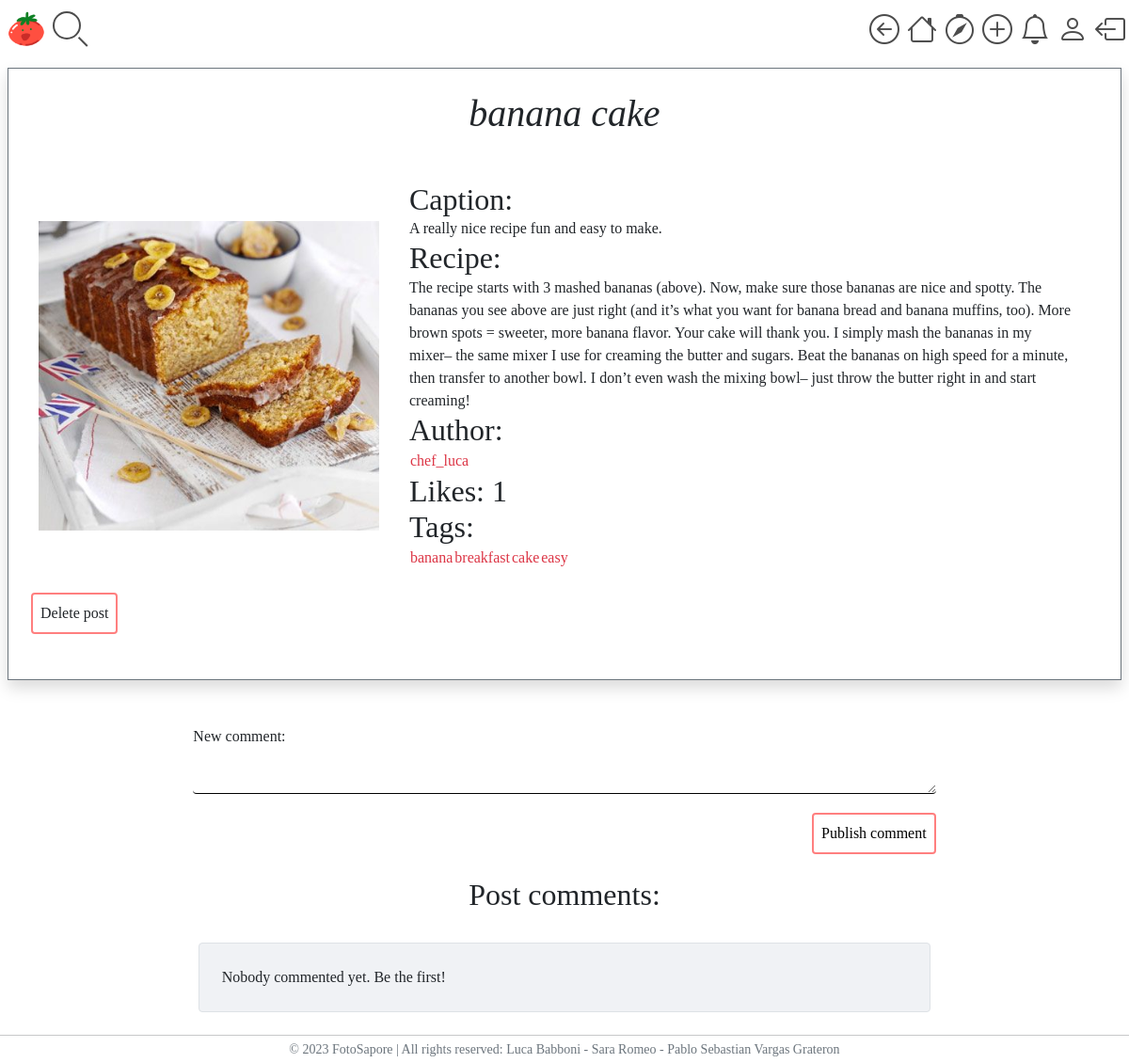
/single-post.php?postID=1 (signed in), run on the app's committed database.
### tables this page shows
CREATE TABLE `post` (
  `postID` int(10) NOT NULL,
  `title` text NOT NULL,
  `timestamp` timestamp NOT NULL DEFAULT current_timestamp() ON UPDATE current_timestamp(),
  `caption` text NOT NULL,
  `recipe` text NOT NULL,
  `imagePath` text NOT NULL,
  `userID` int(10) NOT NULL
);

CREATE TABLE `tags` (
  `postID` int(11) NOT NULL,
  `tag` varchar(30) NOT NULL
);

### src/single-post.php (called while the page is built, shortened)
<?php
require_once("bootstrap.php");
if (isset($_GET["postID"])) {
    $templateParams["postID"] = $_GET["postID"];
    $templateParams["postInfo"] = $dbh->getPostByID($templateParams["postID"]);
    $title = $templateParams["postInfo"]["title"];
    $templateParams["postInfo"]["tagString"] = $dbh->getTagByPost($templateParams["postID"]);
    $templateParams["postInfo"]["author"] = $dbh->getUsername($templateParams["postInfo"]["userID"])["username"];
    $templateParams["postInfo"]["likenumber"] = $dbh->likeNumber($templateParams["postID"]);
    $templateParams["postComments"] = $dbh->getCommentsByPost($templateParams["postID"]);
} else {
    header("location: index.php");
}
$templateParams["title"] = "Foto Sapore | $title";
$templateParams["page"] = "single-post-tmpl.php";
require_once("template/base.php");
?>

### src/db/database.php (called while the page is built, shortened)
<?php
class DatabaseHelper
{
    private $db;
    public function __construct($servername, $username, $password, $dbname, $port)
    {
        $this->db = new mysqli($servername, $username, $password, $dbname, $port);
    }
    public function getUsername($userID)
    {
        $query = "SELECT username FROM user WHERE userID = ?;";
        $stmt = $this->db->prepare($query);
        $stmt->bind_param("i", $userID);
        $stmt->execute();
        $result = $stmt->get_result();
        return $result->fetch_all(MYSQLI_ASSOC)[0];
    }
    public function getUserIDgivenPostID($postID)
    {
        $query = "SELECT userID FROM post WHERE postID = ?;";
        $stmt = $this->db->prepare($query);
        $stmt->bind_param("i", $postID);
        $stmt->execute();
        $result = $stmt->get_result();
        return $result->fetch_all(MYSQLI_ASSOC)[0]['userID'];
    }
    public function getPostByID($postID)
    {
        $query = "SELECT title, timestamp, caption, recipe, imagePath, userID  FROM  post  WHERE postID = ?;";
        $stmt = $this->db->prepare($query);
        $stmt->bind_param("i", $postID);
        $stmt->execute();
        $result = $stmt->get_result();
        return $result->fetch_all(MYSQLI_ASSOC)[0];
    }
    public function getTagByPost($postID)
    {
        $query = "SELECT tag FROM  tags WHERE postID = ?;";
        $stmt = $this->db->prepare($query);
        $stmt->bind_param("i", $postID);
        $stmt->execute();
        $result = $stmt->get_result();
        return $result->fetch_all(MYSQLI_ASSOC);
    }
    public function getCommentsByPost($postID)
    {
        $query = "SELECT c.commentID, c.commentText, c.timestamp, u.username
        FROM post AS p, comment AS c, user AS u
        WHERE p.postID = c.postID
        AND c.userID = u.userID
        AND p.postID = ?
        ORDER BY timestamp DESC; ";
        $stmt = $this->db->prepare($query);
        $stmt->bind_param("i", $postID);
        $stmt->execute();
        $result = $stmt->get_result();
        return $result->fetch_all(MYSQLI_ASSOC);
    }
    public function likeNumber($postID)
    {
        $query = "SELECT count(userID) as likeNum FROM likes WHERE postID = ? GROUP BY postID; ";
        $stmt = $this->db->prepare($query);
        $stmt->bind_param("i", $postID);
        $stmt->execute();
        $result = $stmt->get_result();
        $res = $result->fetch_all(MYSQLI_ASSOC);
        if (count($res) == 0) {
            $likes = 0;
        } else {
            $likes = $res[0]["likeNum"];
        }
        return $likes;
    }
}
?>

### src/bootstrap.php (called while the page is built, shortened)
<?php
require_once("db/database.php");
$dbh = new DatabaseHelper("localhost", "root", "", "fotosapore", 3306);
?>

### src/template/single-post-tmpl.php (the view, shortened to what this page needs)
<div class="post-container p-2">
    <div class="container-fluid shadow border border-secondary p-4">
        <article>
            <header>
                <div class="row">
                    <div class="col-md">
                        <h1 class="h1 text-center fst-italic">
                            <?php echo ($templateParams["postInfo"]["title"]) ?>
                        </h1>
                    </div>
                </div>
            </header>
            <section class="single-post-text-container">
                <div class="row py-4">
                    <div class="row post-content">
                        <div class="col-md-4 col-sm-12 d-flex justify-content-center p-2">
                            <div class="d-flex flex-column align-items-cener justify-content-center height-100 w-100">
                                <img class="max-width-100 max-height-100 w-100 object-fit-contain"
                                    src="<?php echo UPLOAD_DIR . $templateParams["postInfo"]["imagePath"]; ?>"
                                    class="img-thumbnail" alt="recipe result image" />
                            </div>
                        </div>
                        <div class="col-md-8 col-sm-12 p-4 h-100">
                            <h2 class="h2">Caption:</h2>
                            <p>
                                <?php echo $templateParams["postInfo"]["caption"]; ?>
                            </p>
                            <h2 class="h2">Recipe:</h2>
                            <p>
                                <?php echo $templateParams["postInfo"]["recipe"]; ?>
                            </p>
                            <h2 class="h2">Author:</h2>
                            <form action="profile.php?profileID=<?php echo $templateParams["postInfo"]["userID"]; ?>"
                                class="search-box" method="POST">
                                <button type="submit" class="btn link-danger">
                                    <?php echo ($templateParams["postInfo"]["author"]); ?>
                                </button>
                            </form>
                            <h2>Likes:
                                <?php echo ($templateParams["postInfo"]["likenumber"]); ?>
                            </h2>
                            <h2>Tags:</h2>
                            <?php foreach ($templateParams["postInfo"]["tagString"] as $tag): ?>
                                <div class="float-start">
                                    <ul class="list-inline">
                                        <li class="list-inline-item">
                                            <form action="search.php?inputTag=<?php echo $tag["tag"]; ?>" class="search-box"
                                                method="POST">
                                                <button type="submit" class="btn link-danger">
                                                    <?php echo $tag["tag"]; ?>
                                                </button>
                                            </form>
                                        </li>
                                    </ul>
                                </div>
                            <?php endforeach; ?>
                        </div>
                    </div>
                    <div class="row align-items-right">
                        <?php if ($dbh->getUserIDgivenPostID($templateParams["postID"]) == $_SESSION['userID']): ?>
                            <form action="#" method="POST" name="delete-form">
                                <input class="btn p-2 form-btn rounded" id="delete-post-btn"
                                    data-target="<?php echo $templateParams["postID"]; ?>" type="button"
                                    value="Delete post"></input>
                            </form>
                        <?php endif; ?>
                    </div>
                </div>
            </section>
        </article>
    </div>
    <div class="container-fluid mt-5">
        <form action="elaborate-comment.php" method="POST" enctype="multipart/form-data">
            <div class="row">
                <div class="col-md-2 col-1"></div>
                <div class="col-md-8 col-10">
                    <div class="d-flex flex-start w-100">
                        <div class="form-outline w-100">
                            <label for="commentText">New comment:</label>
                            <textarea id="commentText" class="form-control " name="commentText" required rows="2"><?php
                            ?></textarea>
                        </div>
                    </div>
                    <div class="float-end mt-2 pt-1">
                        <input class="form-btn align-right p-2 mt-2 rounded" type="submit" value="Publish comment" />
                    </div>
                </div>
                <div class="col-md-2 col-1"></div>
            </div>
        </form>
    </div>
    <div class="container-fluid">
        <div class="row">
            <div class="col-md-2 col-1"></div>
            <div class="col-md-8 col-10">
                <div class="row mb-4">
                    <div class="col text-center pt-4">
                        <h2>Post comments:</h2>
                    </div>
                </div>
            </div>
            <div class="col-md-2 col-1"></div>
        </div>
        <div class="row p-2 d-flex justify-content-center">
            <div class="col-md-2 col-1"></div>
            <div class="col-md-8 col-10">
                <div class="card shadow-0 border" style="background-color: #f0f2f5;">
                    <div class="card-body p-4">
                        <?php if (empty($templateParams["postComments"])): ?>
                            <p>Nobody commented yet. Be the first!</p>
                        <?php endif; ?>
                    </div>
                </div>
            </div>
            <div class="col-md-2 col-1"></div>
        </div>
    </div>
</div>

### data on the page
post: title "banana cake", imagePath (picture), caption "A really nice recipe fun and easy to make.", recipe "The recipe starts with 3 mashed bananas (above). Now, make sure those bananas are nice and spotty. The bananas you see above are just right (and it’s what you want for banana bread and banana muffins, too). More brown spots = sweeter, more banana flavor. Your cake will thank you. I simply mash the bananas in my mixer– the same mixer I use for creaming the butter and sugars. Beat the bananas on high speed for a minute, then transfer to another bowl. I don’t even wash the mixing bowl– just throw the butter right in and start creaming!", userID "1"
tags: tag "banana"
tags: tag "breakfast"
tags: tag "cake"
tags: tag "easy"

### other printed values
$templateParams["postInfo"]["author"] "chef_luca"
